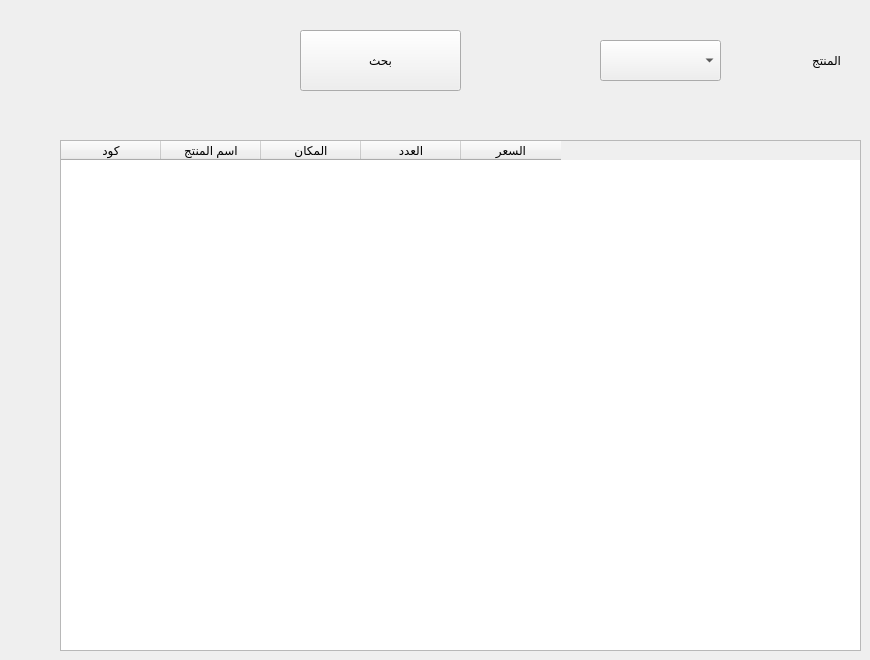
    <widget class="QWidget" name="tab_4">
     <attribute name="title">
      <string>Page</string>
     </attribute>
     <widget class="QTableWidget" name="store_table_3">
      <property name="geometry">
       <rect>
        <x>60</x>
        <y>140</y>
        <width>801</width>
        <height>511</height>
       </rect>
      </property>
      <column>
       <property name="text">
        <string>كود</string>
       </property>
      </column>
      <column>
       <property name="text">
        <string>اسم المنتج</string>
       </property>
      </column>
      <column>
       <property name="text">
        <string>المكان</string>
       </property>
      </column>
      <column>
       <property name="text">
        <string>العدد</string>
       </property>
      </column>
      <column>
       <property name="text">
        <string>السعر</string>
       </property>
      </column>
     </widget>
     <widget class="QLabel" name="sell_name_label_7">
      <property name="geometry">
       <rect>
        <x>740</x>
        <y>40</y>
        <width>101</width>
        <height>41</height>
       </rect>
      </property>
      <property name="text">
       <string>المنتج</string>
      </property>
     </widget>
     <widget class="QComboBox" name="sell_name_7">
      <property name="geometry">
       <rect>
        <x>600</x>
        <y>40</y>
        <width>121</width>
        <height>41</height>
       </rect>
      </property>
     </widget>
     <widget class="QPushButton" name="sell_ok_10">
      <property name="geometry">
       <rect>
        <x>300</x>
        <y>30</y>
        <width>161</width>
        <height>61</height>
       </rect>
      </property>
      <property name="text">
       <string>بحث</string>
      </property>
     </widget>
    </widget>
